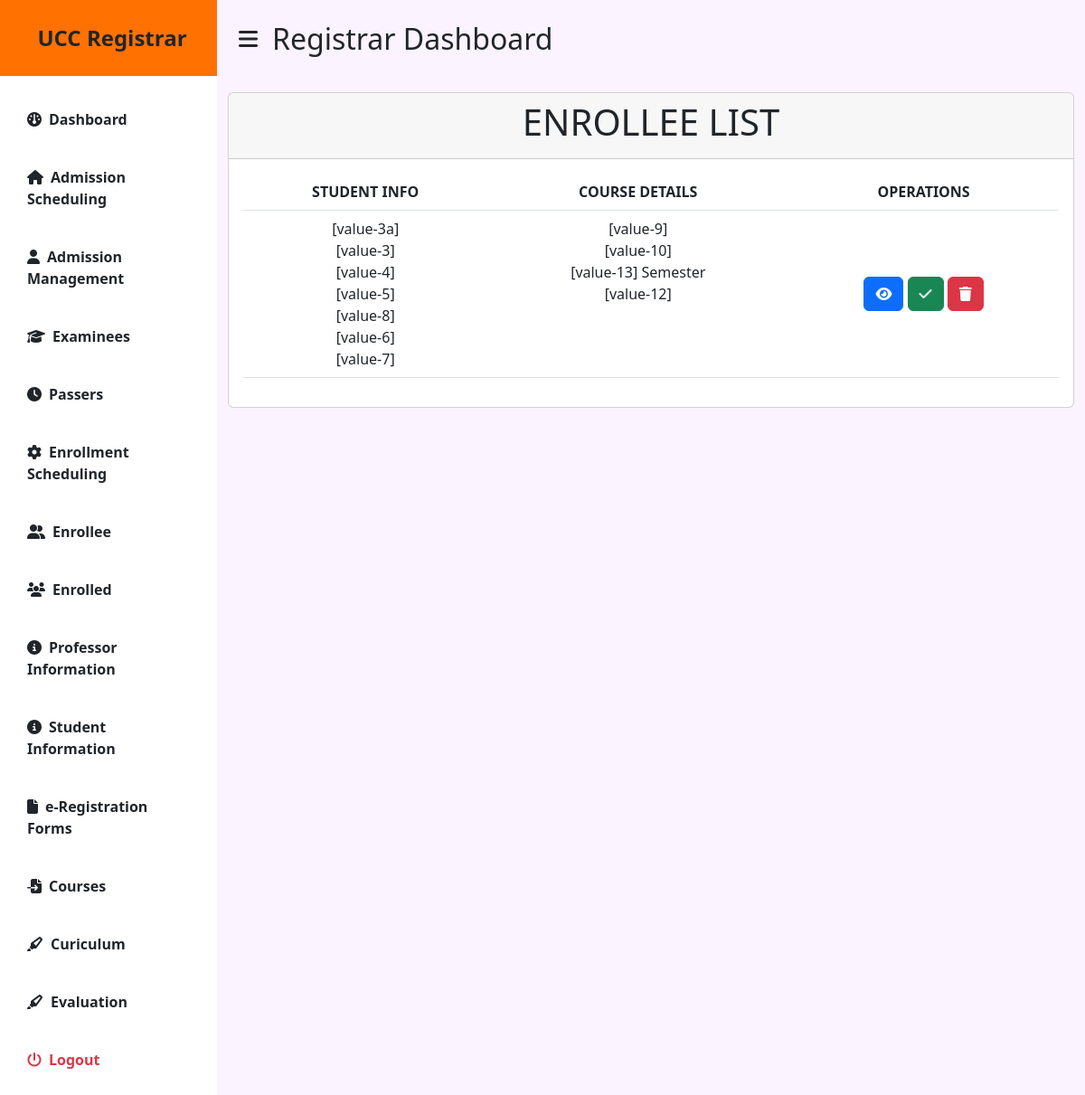
The app's page /organizeregistrar/ENROLLEE.php with its own data.
### tables this page shows
CREATE TABLE `uccp_enrollee` (
  `id` int(11) NOT NULL,
  `name` varchar(255) NOT NULL,
  `gender` varchar(255) NOT NULL,
  `birthday` varchar(255) NOT NULL,
  `birthplace` varchar(255) NOT NULL,
  `email` varchar(255) NOT NULL,
  `phone` varchar(255) NOT NULL,
  `address` varchar(255) NOT NULL,
  `course` varchar(255) NOT NULL,
  `year` varchar(255) NOT NULL,
  `section` varchar(255) NOT NULL,
  `schoolyear` varchar(255) NOT NULL,
  `sem` varchar(255) NOT NULL,
  `picture` varchar(255) NOT NULL,
  `diploma` varchar(255) NOT NULL,
  `goodmoral` varchar(255) NOT NULL,
  `psa` varchar(255) NOT NULL,
  `card` varchar(255) NOT NULL,
  `proof` varchar(255) NOT NULL,
  `erf` varchar(255) NOT NULL,
  `records` varchar(255) NOT NULL,
  `status` varchar(255) NOT NULL,
  `username` varchar(255) NOT NULL,
  `password` varchar(255) NOT NULL,
  `account_type` varchar(255) NOT NULL
);

### organizeregistrar/ENROLLEE.php (the view, shortened to what this page needs)
<?php
include 'include/header.php';
include 'include/config.php';
?>
  <?php include 'include/sidebar.php'; ?>
  <div class="" id="page-content-wrapper">
    <nav class="navbar navbar-expand-lg navbar-light bg-transparent py-4 px-4">
      <div class="d-flex align-items-center">
        <i class="fas fa-bars primary-text fs-4 me-3" id="menu-toggle"></i>
        <h2 class="fs-2 m-0">Registrar Dashboard</h2>
      </div>
    </nav>
  <div class="container my-3 ">
    <div class="row">
      <div class="col-md-12">
        <div class="card ">
          <div class="card-header">
            <h1 class="text-center">ENROLLEE LIST</h1>
          </div>
          <div class="card-body">
            <?php
            $sql= "SELECT * FROM `uccp_enrollee`";
            $result= mysqli_query($conn,$sql);
            ?>
            <table class="table text-center cell-border table-hover" id="enrolee">
              <thead class = "text-center">
                <tr>
                  <th  class="text-center" >STUDENT INFO</th>
                  <th  class="text-center" >COURSE DETAILS</th>
                  <th  class="text-center" >OPERATIONS</th>
                </tr>
              </thead>
              <?php  while($row = mysqli_fetch_array($result)) {?>
                <tr id="row<?php echo $row['id'] ?>">
                  <td><?php echo $row['name'] ?><br><?php echo $row['gender'] ?> <br> <?php echo $row['birthday'] ?> <br> <?php echo $row['birthplace'] ?> <br> <?php echo $row['address']; ?> <br> <?php echo $row['email'] ?> <br><?php echo $row['phone'] ?></td>
                  <td align="center"valign="center"><?php echo $row['course'] ?> <br> <?php echo $row['year'] ?> <br><?php echo $row['sem'] ?> Semester <br> <?php echo $row['schoolyear'] ?></td>
                  <td  class="text-center align-middle" >
                    <button class="Requirementss btn btn-primary" onclick="view1(<?php echo $row['id'];?>)"><i class="fa-solid fa-eye"></i></button>
                    <button class="btn btn-success" onclick="accept1(<?php echo $row['id'];?>)"><i class="fa-sharp fa-solid fa-check"></i></button>
                    <button class="btn btn-danger" onclick="reject1(<?php echo $row['id'];?>)"><i class="fa-solid fa-trash"></i></button></td>
                  </tr>
                  <?php
                }
                ?>
              </table>
            </div>
          </div>
        </div>
      </div>
    </div>
    <?php
    include 'include/footer.php';
    ?>

### organizeregistrar/registrar3.css (style rules this page uses)
#page-content-wrapper { min-width: 100vw; }
#menu-toggle { cursor: pointer; }
@media (min-width: 768px) { #page-content-wrapper { min-width: 0; width: 100%; } }

### records on screen
uccp_enrollee: name "[value-3a]", gender "[value-3]", birthday "[value-4]", birthplace "[value-5]", address "[value-8]", email "[value-6]", phone "[value-7]", course "[value-9]", year "[value-10]", sem "[value-13]", schoolyear "[value-12]"
